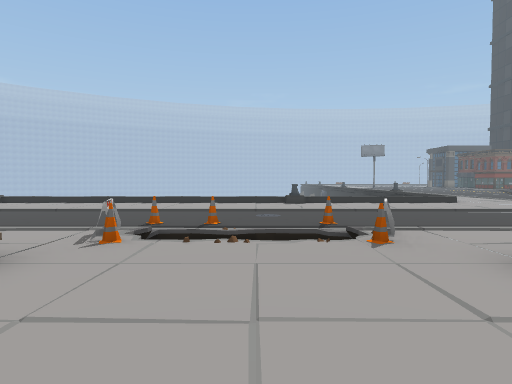
View 1 (above)

24 first-person views from a walk through a scene from a Unity 3-D project. The camera is 1.5 m above the floor, tilts 2° down and sees 75° across. The floor is counted in squares, 2 m on a side. Each view is taken from the middle of a square. On the plan, view 1 faces up. The plan holds only what a view shows up to about 11 squares ahead; the rest is blank. The place goes on beyond the plan. The player character is not drawn. Some surface patterns are stand-ins.

View 2
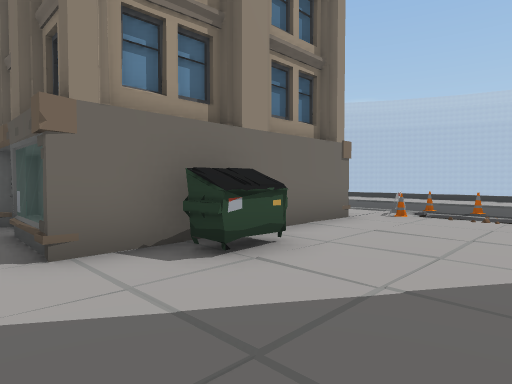

View 3
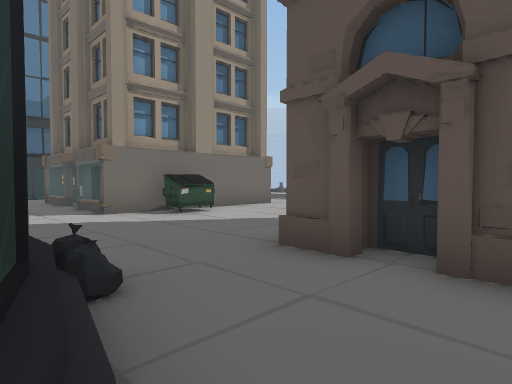

View 4
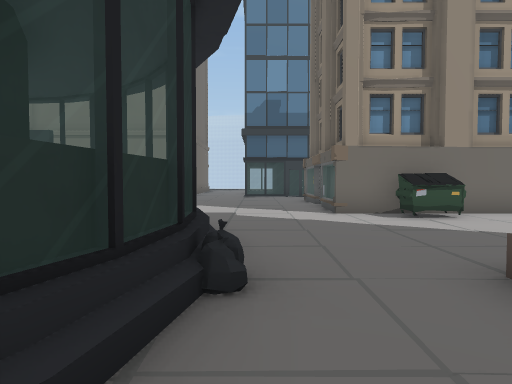

View 5
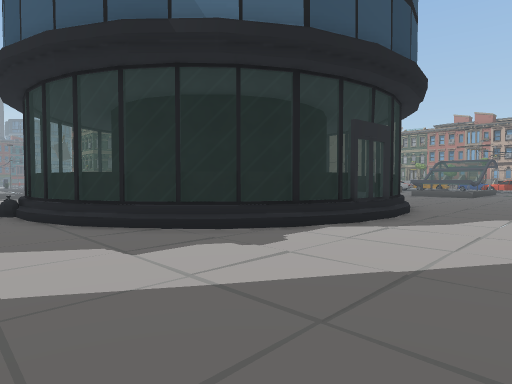

View 6
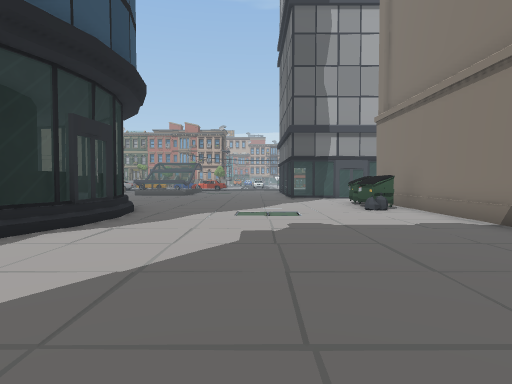

View 7
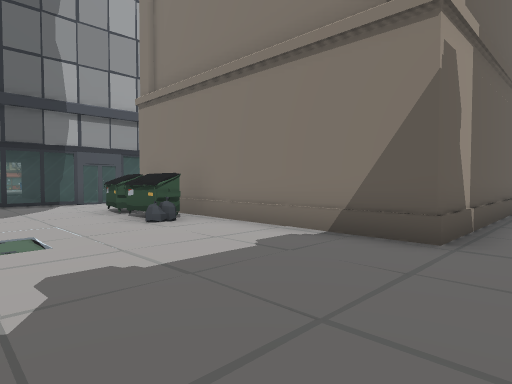

View 8
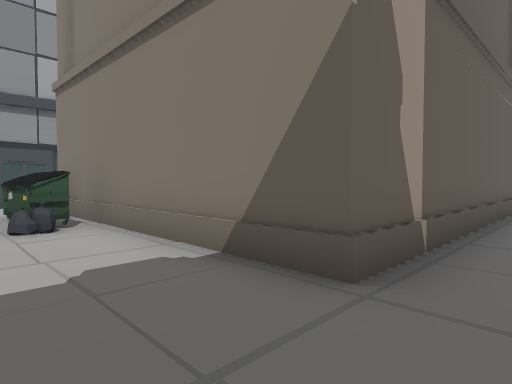

View 9
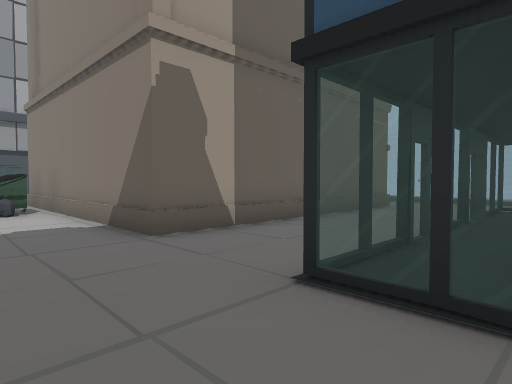

View 10
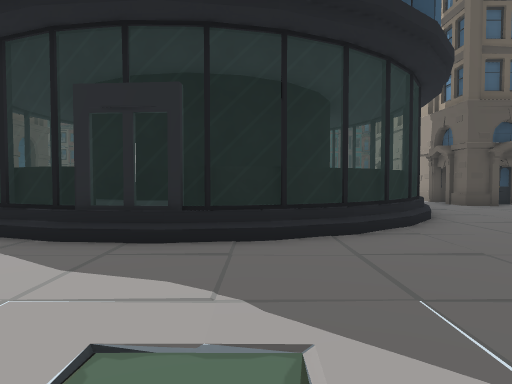

View 11
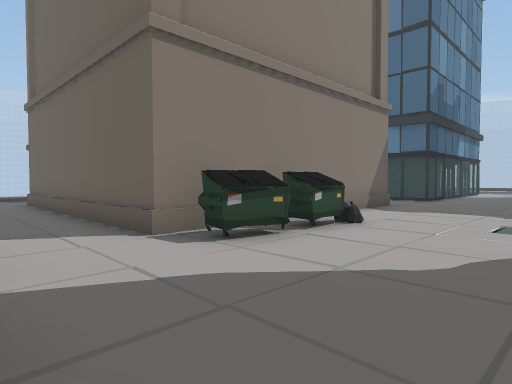

View 12
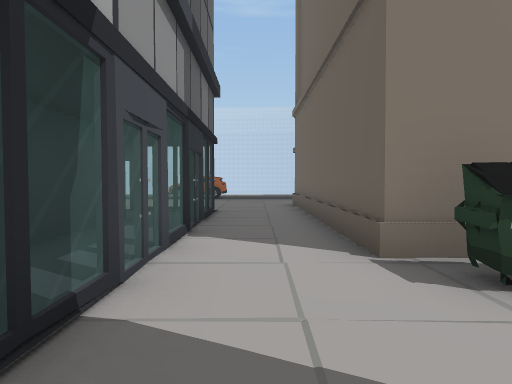

View 13
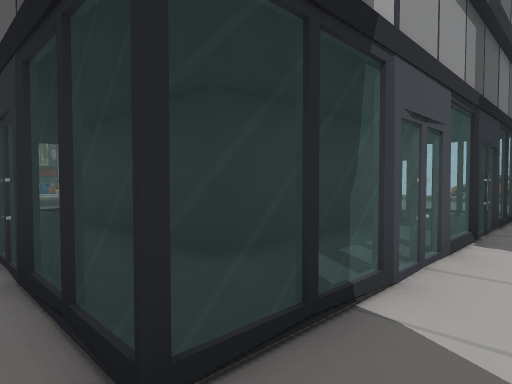

View 14
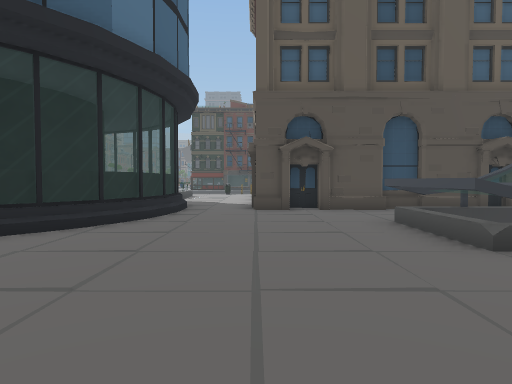

View 15
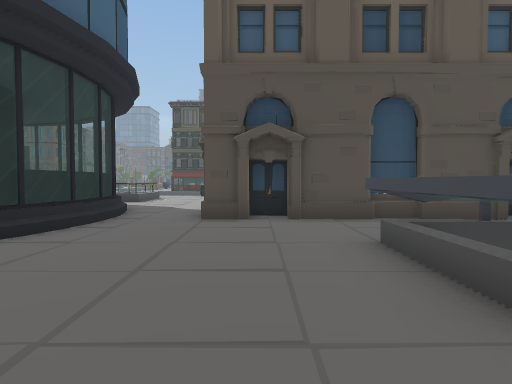

View 16
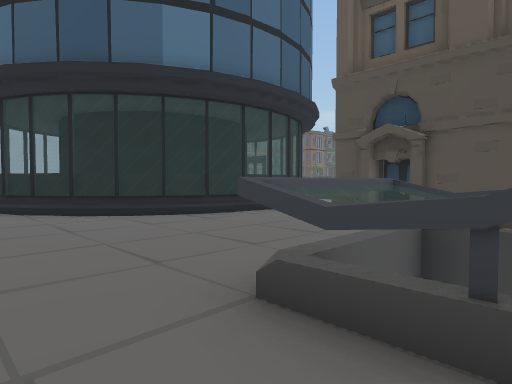

View 17
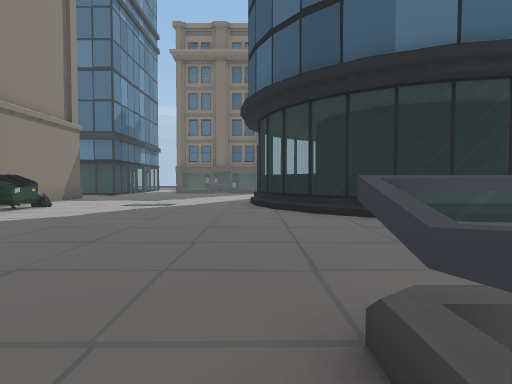

View 18
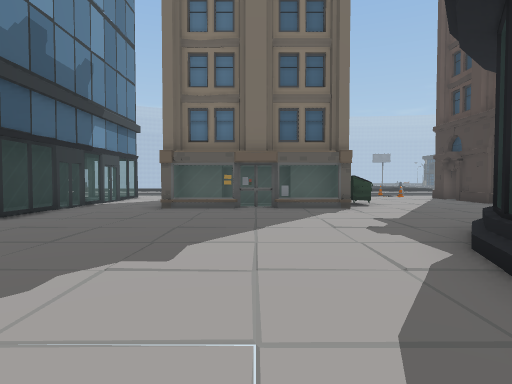

View 19
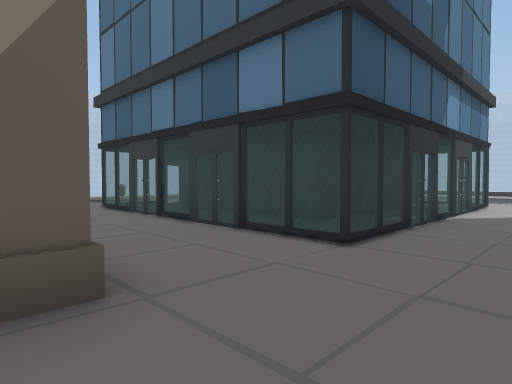

View 20
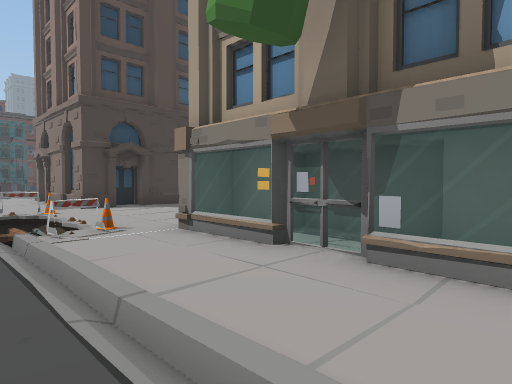

View 21
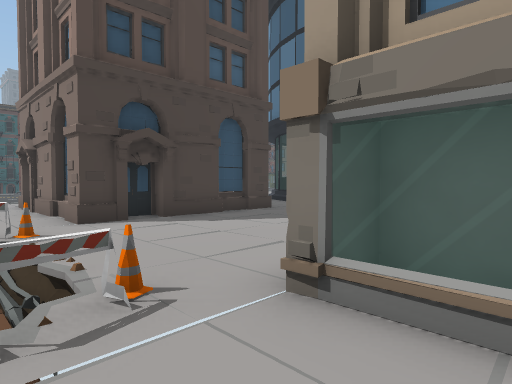

View 22
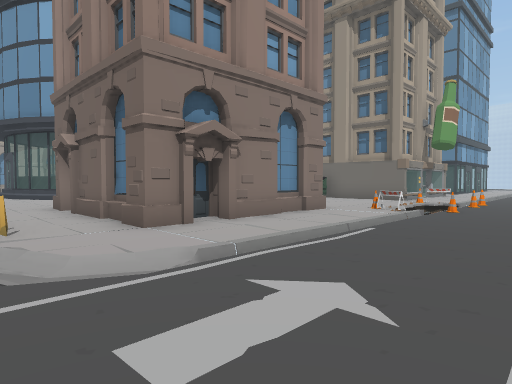

View 23
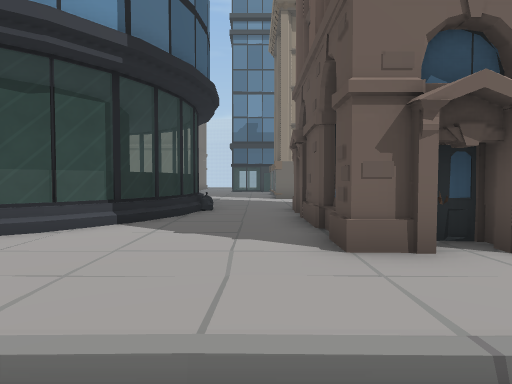

View 24
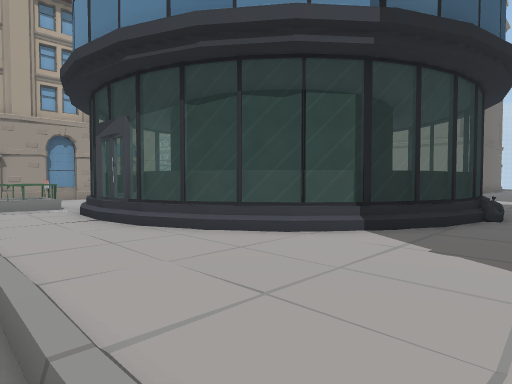

### Floor plan
Key: @ floor where view 1 was taken; # wall or solid block; . main floor; : floor 0.75 m higher than the main floor; / step, stairs or slope; = window, fence, low wall or low ledge; ^ raised ledge; C cone; B barrier; P pole; O other object.
Columns run from 17 left of view 1 to 11 right of it. Each row starts with its distance up from view 1.
  8             //////////////..
  7             .../../.........
  6           . ...CC.C.........
  5              / B===B     //.
  4                C=.C.     .//
  3      #==  O=#=O.....###.#./
  2       .=  OO#OO     #O O# P
  1      ###  OO  O     OO  O
  0      =##       O @  OO  O.
 -1      =#=    #OOO    #O  #.
 -2 =#   ##=  O=#=O     #####.
 -3 =#####.= . .      .        /.
 -4 ========          .O. .
 -5      ...        .==#==/
 -6          . .   /=     ==
 -7   ......      .=:#####:=/
 -8 OOOOOOO. .    /=##    # =
 -9 OO   OO.      /=#     # #.
-10      OO   ... #:#     # =..
-11      OO   ... /=##    # =..
-12        #O ... .=:#     #=#.
-13        #O      /=:#### =.//
-14 OOOOOOO O      ./== ===
-15 .. ....          ./=//
-16           .
-17   ==##====..        #
-18   =......=.  .      #
-19   #.#####=.    ...  O
-20         ##     ^^^  OO
-21         #    ..^^^  OO

Where each view was taken, in squares from view 1:
view 1: 0 up, 0 right, facing up
view 2: 3 down, 1 right, facing up-left
view 3: 5 down, 5 right, facing up-left
view 4: 4 down, 5 right, facing left
view 5: 3 down, 6 left, facing down-right
view 6: 3 down, 6 left, facing down
view 7: 6 down, 6 left, facing down-left
view 8: 6 down, 8 left, facing down-left
view 9: 3 down, 8 left, facing down-left
view 10: 11 down, 7 left, facing right
view 11: 17 down, 6 left, facing up-left
view 12: 16 down, 7 left, facing left
view 13: 16 down, 7 left, facing down-left
view 14: 17 down, 6 left, facing right
view 15: 18 down, 4 left, facing right
view 16: 21 down, 4 left, facing up-right
view 17: 21 down, 3 left, facing up
view 18: 11 down, 5 left, facing up
view 19: 8 down, 8 left, facing up-left
view 20: 6 up, 7 left, facing down-right
view 21: 5 up, 4 left, facing down-right
view 22: 8 up, 10 right, facing down-left
view 23: 3 down, 11 right, facing left
view 24: 3 down, 10 right, facing down-left
